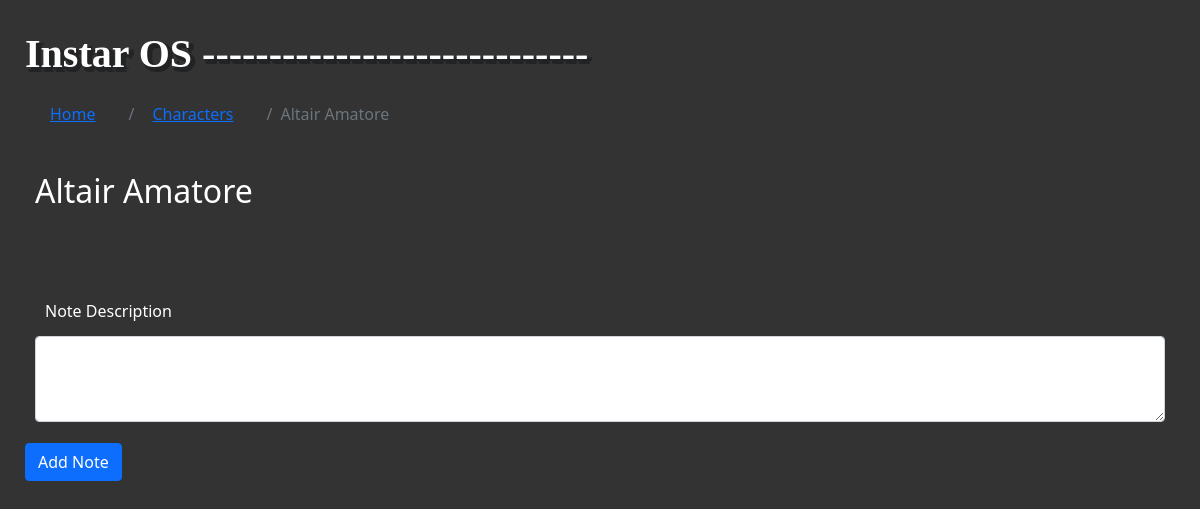
Before: /people/1/ with the older database file.
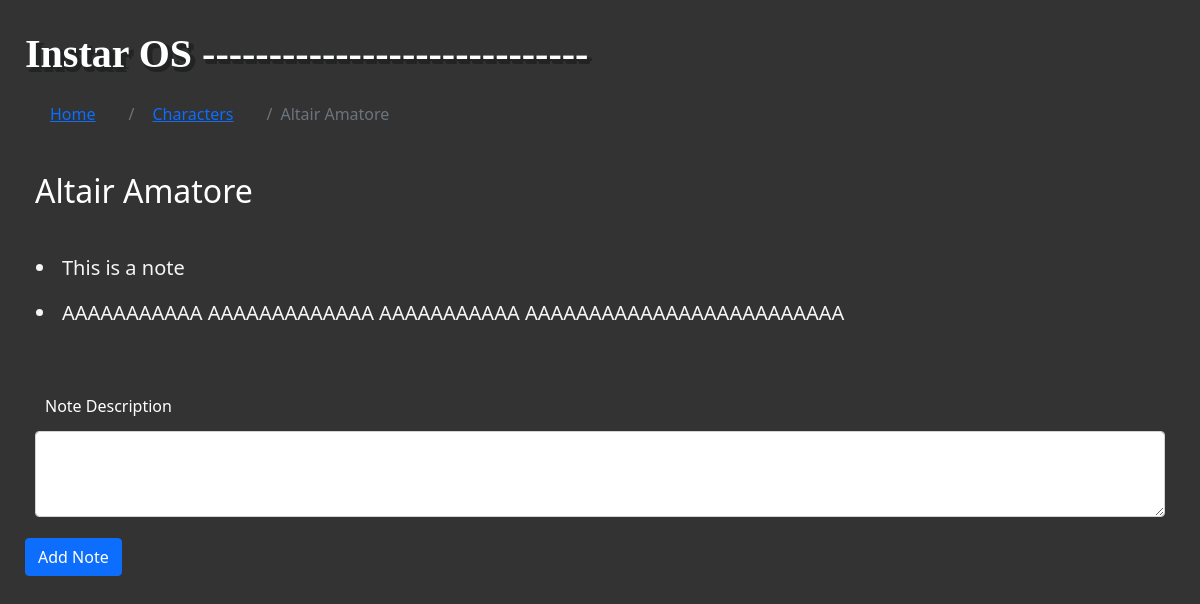
After: the same page with the newer database file.
### people/models.py (models this page shows, shortened)
class Note(models.Model):
    character = models.ForeignKey(Character, on_delete=models.CASCADE)
    note_text = models.CharField(max_length=400)

### people/views.py (the view)
# urls.py: path('<int:character_id>/', views.detail, name="detail"),
def detail(request, character_id):
    character = get_object_or_404(Character, pk=character_id)
    notes_list = Note.objects.filter(character=character)
    return render(request, 'people/detail.html', {'character':character, 'notes_list':notes_list})

### people/templates/people/detail.html (shortened to what this page needs)
<html>
    <head>
    </head>
    {% load static %}
    <link href="https://cdn.jsdelivr.net/npm/bootstrap@5.1.3/dist/css/bootstrap.min.css" rel="stylesheet">
    <link rel="stylesheet" href="https://cdn.jsdelivr.net/npm/@fortawesome/fontawesome-free@5.15.4/css/fontawesome.min.css">
    <link rel="stylesheet" href="{% static 'css/style.css' %}">
    <body>
        <div class="instarlogo">Instar OS</div>
        <nav aria-label="breadcrumb">
            <ol class="breadcrumb">
              <li class="breadcrumb-item"><a href="../..">Home</a></li>
              <li class="breadcrumb-item"><a href="..">Characters</a></li>
              <li class="breadcrumb-item active" aria-current="page"> {{ character.name }}</li>
            </ol>
          </nav>
        <section id="character">
          <h2> {{ character.name}} </h2>
        </section>
        <div class="list-group">
          <ul>
              {% for note in notes_list %}
              <li class = 'notes_list'>{{ note.note_text }}</li>
              {% endfor %}
          </ul>
      </div>
        <form action="{% url 'people:note' character.id %}" method="post">
            <div class="mb-3">
              <label for="exampleFormControlTextarea1" class="form-label">Note Description</label>
              <textarea class="form-control" name='note' rows="3"></textarea>
            </div>
            <button type="submit" class="btn btn-primary">Add Note</button>
          </form>
    </body>
</html>

Changed rows visible on the page:
added Note: note_text "This is a note"
added Note: note_text "AAAAAAAAAAA AAAAAAAAAAAAA AAAAAAAAAAA AAAAAAAAAAAAAAAAAAAAAAAAA"
